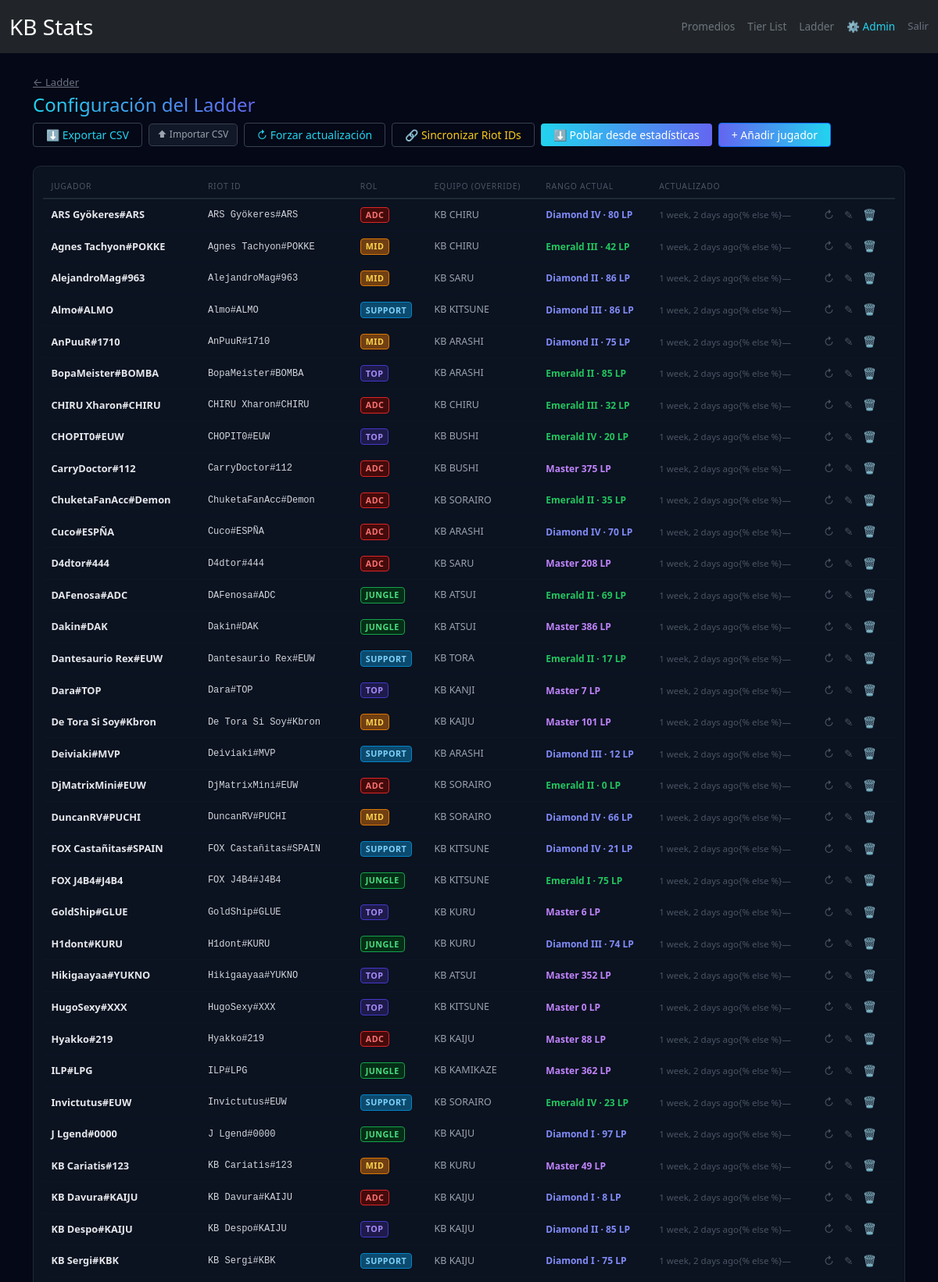
The page /ladder/configurar/ (signed in, upper part) on the database its author committed.
### KBStats/Kblix/models.py (models this page shows, shortened)
class LadderPlayer(models.Model):
    nombre      = models.CharField(max_length=100, unique=True)
    riot_id     = models.CharField(max_length=100, blank=True)
    puuid       = models.CharField(max_length=200, blank=True)
    summoner_id = models.CharField(max_length=200, blank=True)
    rol         = models.CharField(max_length=10, blank=True, choices=ROL_CHOICES)
    equipo      = models.CharField(max_length=100, blank=True)
    tier        = models.CharField(max_length=20, blank=True)
    rank        = models.CharField(max_length=5,  blank=True)
    lp          = models.IntegerField(default=0)
    wins        = models.IntegerField(default=0)
    losses      = models.IntegerField(default=0)
    last_updated = models.DateTimeField(null=True, blank=True)
    class Meta:
        app_label = 'Kblix'
        ordering  = ['nombre']
    @property
    def rank_display(self):
        if not self.tier or self.tier == 'UNRANKED':
            return 'Sin clasificar'
        if self.tier in ('MASTER', 'GRANDMASTER', 'CHALLENGER'):
            return f'{self.tier.capitalize()} {self.lp} LP'
        return f'{self.tier.capitalize()} {self.rank} · {self.lp} LP'

### KBStats/Kblix/views.py (the view)
# urls.py: path('ladder/configurar/',                   kblix_views.ladder_config,           name='ladder_config'),
@_superuser_required
def ladder_config(request):
    players = LadderPlayer.objects.all().order_by('nombre')
    try:
        from KBStats.Cinturones.models import Jugador as StatJugador
        configured = set(players.values_list('nombre', flat=True))
        available = list(
            StatJugador.objects.values_list('nombre', flat=True)
            .order_by('nombre')
        )
        available = [n for n in available if n not in configured]
    except ImportError:
        available = []
    return render(request, 'Kblix/ladder_config.html', {
        'players':    players,
        'available':  available,
        'rol_choices': ROL_CHOICES,
    })

### KBStats/Kblix/templates/Kblix/ladder_config.html (shortened to what this page needs)
{% extends 'Cinturones/base.html' %}  {% block content %}
<div
  class="d-flex align-items-center justify-content-between flex-wrap gap-2 mb-4"
>
  <div>
    <a href="{% url 'ladder' %}" style="font-size: 0.82rem; color: #6b7280"
      >← Ladder</a
    >
    <h2 class="text-gradient mb-0 mt-1" style="font-size: 1.5rem">
      Configuración del Ladder
    </h2>
  </div>
  <div class="d-flex gap-2 flex-wrap align-items-center">
    <a
      href="{% url 'ladder_export_csv' %}"
      class="btn btn-sm px-3"
      style="border: 1px solid #374151; color: #22d3ee; background: transparent"
    >
      ⬇ Exportar CSV
    </a>
    <form
      method="post"
      action="{% url 'ladder_import_csv' %}"
      enctype="multipart/form-data"
      class="d-flex gap-1 align-items-center"
    >
      <label
        style="
          font-size: 0.75rem;
          color: #9ca3af;
          background: #111827;
          border: 1px solid #374151;
          border-radius: 0.3rem;
          padding: 0.28rem 0.65rem;
          cursor: pointer;
        "
      >
        ⬆ Importar CSV
      </label>
    </form>
    <button
      id="btn-force-update"
      class="btn btn-sm px-3"
      style="border: 1px solid #374151; color: #22d3ee; background: transparent"
      onclick="forceUpdate()"
    >
      ↻ Forzar actualización
    </button>
    <form
      method="post"
      action="{% url 'ladder_sync_riot_ids' %}"
      style="display: inline"
    >
      <button
        type="submit"
        class="btn btn-sm px-3"
        style="
          border: 1px solid #374151;
          color: #facc15;
          background: transparent;
        "
        title="Copia el nombre como riot_id para jugadores con GameName#TAG y riot_id vacío"
      >
        🔗 Sincronizar Riot IDs
      </button>
    </form>
    <form
      method="post"
      action="{% url 'ladder_import_from_stats' %}"
      style="display: inline"
    >
      <button
        type="submit"
        class="btn btn-sm px-3"
        style="
          background: linear-gradient(90deg, #22d3ee, #6366f1);
          color: #fff;
          border: none;
        "
        onclick="
          return confirm(
            '¿Importar todos los jugadores de estadísticas que no estén ya en el ladder?',
          );
        "
      >
        ⬇ Poblar desde estadísticas
      </button>
    </form>
    <button class="btn btn-primary btn-sm px-3" onclick="openAddModal()">
      + Añadir jugador
    </button>
  </div>
</div>
<div class="section-card" style="padding: 0.75rem">
  <div style="overflow-x: auto">
    {% if players %}
    <table class="cfg-table">
      <thead>
        <tr>
          <th>Jugador</th>
          <th>Riot ID</th>
          <th>Rol</th>
          <th>Equipo (override)</th>
          <th>Rango actual</th>
          <th>Actualizado</th>
          <th></th>
        </tr>
      </thead>
      <tbody>
        {% for p in players %}
        <tr id="cfgrow-{{ p.pk }}">
          <td style="font-weight: 600; color: #e5e7eb">{{ p.nombre }}</td>
          <td class="riot-id-cell">{{ p.riot_id|default:"—" }}</td>
          <td>
            {% if p.rol %}
            <span class="rol-badge rol-{{ p.rol }}">{{ p.rol }}</span>
            {% else %}<span style="color: #374151">—</span>{% endif %}
          </td>
          <td style="font-size: 0.78rem; color: #9ca3af">
            {{ p.equipo|default:"—" }}
          </td>
          <td>
            {% if p.tier and p.tier != 'UNRANKED' %}
            <span class="tier-badge-sm tier-{{ p.tier }}"
              >{{ p.rank_display }}</span
            >
            {% elif p.tier == 'UNRANKED' %}
            <span style="color: #374151; font-size: 0.75rem"
              >Sin clasificar</span
            >
            {% else %}
            <span style="color: #374151; font-size: 0.75rem">Sin datos</span>
            {% endif %}
          </td>
          <td style="font-size: 0.72rem; color: #4b5563">
            {% if p.last_updated %}{{ p.last_updated|timesince }} ago{% else
            %}—{% endif %}
          </td>
          <td style="white-space: nowrap">
            <button
              class="btn-icon btn-icon-refresh"
              title="Forzar actualización individual"
              onclick="forcePlayerUpdate({{ p.pk }}, '{{ p.nombre|escapejs }}')"
            >
              ↻
            </button>
            <button
              class="btn-icon btn-icon-edit"
              title="Editar"
              onclick="openEditModal({{ p.pk }},'{{ p.nombre|escapejs }}','{{ p.riot_id|escapejs }}','{{ p.rol }}','{{ p.equipo|escapejs }}')"
            >
              ✎
            </button>
            <button
              class="btn-icon btn-icon-delete"
              title="Eliminar"
              onclick="deletePlayer({{ p.pk }},'{{ p.nombre|escapejs }}')"
            >
              🗑
            </button>
          </td>
        </tr>
        {% endfor %}
      </tbody>
    </table>
    {% else %}
    <div style="color: #6b7280; text-align: center; padding: 2rem">
      No hay jugadores. Añade uno con el botón de arriba o importa un CSV.
    </div>
    {% endif %}
  </div>
</div>
{% endblock %}

### static/css/kbstats.css (style rules this page uses)
body { background: #050816 !important; color: #f5f5f5 !important; }
.text-gradient { background: linear-gradient(90deg, #22d3ee, #6366f1); background-clip: text; -webkit-background-clip: text; -webkit-text-fill-color: transparent; }
.btn-primary { background: linear-gradient(90deg, #6366f1, #22d3ee); border: none; }
body { background: #050816; color: #e5e7eb; }

### KBStats/Kblix/templates/Kblix/ladder_config.html (style rules this page uses)
.section-card { background: #0b1220; border: 1px solid #1f2937; border-radius: 0.6rem; padding: 1.25rem; margin-bottom: 1.5rem; }
.cfg-table { width: 100%; border-collapse: collapse; font-size: 0.8rem; }
.cfg-table th { color: #4b5563; font-weight: 500; text-transform: uppercase; font-size: 0.65rem; letter-spacing: 0.07em; padding: 0.4rem 0.65rem; border-bottom: 2px solid #1f2937; white-space: nowrap; }
.cfg-table td { padding: 0.45rem 0.65rem; border-bottom: 1px solid #0d1424; color: #d1d5db; vertical-align: middle; }
.rol-badge { display: inline-block; border-radius: 0.25rem; padding: 0.08rem 0.38rem; font-size: 0.67rem; font-weight: 600; letter-spacing: 0.04em; }
.rol-TOP { background: #1e1b4b; color: #a78bfa; border: 1px solid #4338ca; }
.rol-JUNGLE { background: #052e16; color: #4ade80; border: 1px solid #16a34a; }
.rol-MID { background: #713f12; color: #fcd34d; border: 1px solid #d97706; }
.rol-ADC { background: #450a0a; color: #f87171; border: 1px solid #dc2626; }
.rol-SUPPORT { background: #0c4a6e; color: #7dd3fc; border: 1px solid #0284c7; }
.tier-badge-sm { font-size: 0.75rem; font-weight: 600; }
.tier-MASTER { color: #c084fc; }
.tier-DIAMOND { color: #818cf8; }
.tier-EMERALD { color: #22c55e; }
.btn-icon { background: none; border: none; cursor: pointer; padding: 0.15rem 0.3rem; border-radius: 0.2rem; transition: color 0.15s; font-size: 0.85rem; }
.btn-icon-edit { color: #4b5563; }
.btn-icon-refresh { color: #4b5563; }
.btn-icon-delete { color: #4b5563; }
.riot-id-cell { font-size: 0.75rem; color: #6b7280; font-family: monospace; }

### rows shown on the page
LadderPlayer: nombre "ARS Gyökeres#ARS", riot_id "ARS Gyökeres#ARS", rol "ADC", equipo "KB CHIRU", rank_display "Diamond IV · 80 LP", last_updated "1 week, 2 days"
LadderPlayer: nombre "Agnеs Tachyon#POKKE", riot_id "Agnеs Tachyon#POKKE", rol "MID", equipo "KB CHIRU", rank_display "Emerald III · 42 LP", last_updated "1 week, 2 days"
LadderPlayer: nombre "AlejandroMag#963", riot_id "AlejandroMag#963", rol "MID", equipo "KB SARU", rank_display "Diamond II · 86 LP", last_updated "1 week, 2 days"
LadderPlayer: nombre "Almo#ALMO", riot_id "Almo#ALMO", rol "SUPPORT", equipo "KB KITSUNE", rank_display "Diamond III · 86 LP", last_updated "1 week, 2 days"
LadderPlayer: nombre "AnPuuR#1710", riot_id "AnPuuR#1710", rol "MID", equipo "KB ARASHI", rank_display "Diamond II · 75 LP", last_updated "1 week, 2 days"
LadderPlayer: nombre "BopaMeister#BOMBA", riot_id "BopaMeister#BOMBA", rol "TOP", equipo "KB ARASHI", rank_display "Emerald II · 85 LP", last_updated "1 week, 2 days"
LadderPlayer: nombre "CHIRU Xharon#CHIRU", riot_id "CHIRU Xharon#CHIRU", rol "ADC", equipo "KB CHIRU", rank_display "Emerald III · 32 LP", last_updated "1 week, 2 days"
LadderPlayer: nombre "CHOPIT0#EUW", riot_id "CHOPIT0#EUW", rol "TOP", equipo "KB BUSHI", rank_display "Emerald IV · 20 LP", last_updated "1 week, 2 days"
LadderPlayer: nombre "CarryDoctor#112", riot_id "CarryDoctor#112", rol "ADC", equipo "KB BUSHI", rank_display "Master 375 LP", last_updated "1 week, 2 days"
LadderPlayer: nombre "ChuketaFanAcc#Demon", riot_id "ChuketaFanAcc#Demon", rol "ADC", equipo "KB SORAIRO", rank_display "Emerald II · 35 LP", last_updated "1 week, 2 days"
LadderPlayer: nombre "Cuco#ESPÑA", riot_id "Cuco#ESPÑA", rol "ADC", equipo "KB ARASHI", rank_display "Diamond IV · 70 LP", last_updated "1 week, 2 days"
LadderPlayer: nombre "D4dtor#444", riot_id "D4dtor#444", rol "ADC", equipo "KB SARU", rank_display "Master 208 LP", last_updated "1 week, 2 days"
LadderPlayer: nombre "DAFenosa#ADC", riot_id "DAFenosa#ADC", rol "JUNGLE", equipo "KB ATSUI", rank_display "Emerald II · 69 LP", last_updated "1 week, 2 days"
LadderPlayer: nombre "Dakin#DAK", riot_id "Dakin#DAK", rol "JUNGLE", equipo "KB ATSUI", rank_display "Master 386 LP", last_updated "1 week, 2 days"
LadderPlayer: nombre "Dantesaurio Rex#EUW", riot_id "Dantesaurio Rex#EUW", rol "SUPPORT", equipo "KB TORA", rank_display "Emerald II · 17 LP", last_updated "1 week, 2 days"
LadderPlayer: nombre "Dara#TOP", riot_id "Dara#TOP", rol "TOP", equipo "KB KANJI", rank_display "Master 7 LP", last_updated "1 week, 2 days"
LadderPlayer: nombre "De Tora Si Soy#Kbron", riot_id "De Tora Si Soy#Kbron", rol "MID", equipo "KB KAIJU", rank_display "Master 101 LP", last_updated "1 week, 2 days"
LadderPlayer: nombre "Deiviaki#MVP", riot_id "Deiviaki#MVP", rol "SUPPORT", equipo "KB ARASHI", rank_display "Diamond III · 12 LP", last_updated "1 week, 2 days"
LadderPlayer: nombre "DjMatrixMini#EUW", riot_id "DjMatrixMini#EUW", rol "ADC", equipo "KB SORAIRO", rank_display "Emerald II · 0 LP", last_updated "1 week, 2 days"
LadderPlayer: nombre "DuncanRV#PUCHI", riot_id "DuncanRV#PUCHI", rol "MID", equipo "KB SORAIRO", rank_display "Diamond IV · 66 LP", last_updated "1 week, 2 days"
LadderPlayer: nombre "FOX Castañitas#SPAIN", riot_id "FOX Castañitas#SPAIN", rol "SUPPORT", equipo "KB KITSUNE", rank_display "Diamond IV · 21 LP", last_updated "1 week, 2 days"
LadderPlayer: nombre "FOX J4B4#J4B4", riot_id "FOX J4B4#J4B4", rol "JUNGLE", equipo "KB KITSUNE", rank_display "Emerald I · 75 LP", last_updated "1 week, 2 days"
LadderPlayer: nombre "GoldShip#GLUE", riot_id "GoldShip#GLUE", rol "TOP", equipo "KB KURU", rank_display "Master 6 LP", last_updated "1 week, 2 days"
LadderPlayer: nombre "H1dont#KURU", riot_id "H1dont#KURU", rol "JUNGLE", equipo "KB KURU", rank_display "Diamond III · 74 LP", last_updated "1 week, 2 days"
LadderPlayer: nombre "Hikigaayaa#YUKNO", riot_id "Hikigaayaa#YUKNO", rol "TOP", equipo "KB ATSUI", rank_display "Master 352 LP", last_updated "1 week, 2 days"
LadderPlayer: nombre "HugoSexy#XXX", riot_id "HugoSexy#XXX", rol "TOP", equipo "KB KITSUNE", rank_display "Master 0 LP", last_updated "1 week, 2 days"
LadderPlayer: nombre "Hyakko#219", riot_id "Hyakko#219", rol "ADC", equipo "KB KAIJU", rank_display "Master 88 LP", last_updated "1 week, 2 days"
LadderPlayer: nombre "ILP#LPG", riot_id "ILP#LPG", rol "JUNGLE", equipo "KB KAMIKAZE", rank_display "Master 362 LP", last_updated "1 week, 2 days"
LadderPlayer: nombre "Invictutus#EUW", riot_id "Invictutus#EUW", rol "SUPPORT", equipo "KB SORAIRO", rank_display "Emerald IV · 23 LP", last_updated "1 week, 2 days"
LadderPlayer: nombre "J Lgend#0000", riot_id "J Lgend#0000", rol "JUNGLE", equipo "KB KAIJU", rank_display "Diamond I · 97 LP", last_updated "1 week, 2 days"
LadderPlayer: nombre "KB Cariatis#123", riot_id "KB Cariatis#123", rol "MID", equipo "KB KURU", rank_display "Master 49 LP", last_updated "1 week, 2 days"
LadderPlayer: nombre "KB Davura#KAIJU", riot_id "KB Davura#KAIJU", rol "ADC", equipo "KB KAIJU", rank_display "Diamond I · 8 LP", last_updated "1 week, 2 days"
LadderPlayer: nombre "KB Despo#KAIJU", riot_id "KB Despo#KAIJU", rol "TOP", equipo "KB KAIJU", rank_display "Diamond II · 85 LP", last_updated "1 week, 2 days"
LadderPlayer: nombre "KB Sergi#KBK", riot_id "KB Sergi#KBK", rol "SUPPORT", equipo "KB KAIJU", rank_display "Diamond I · 75 LP", last_updated "1 week, 2 days"
